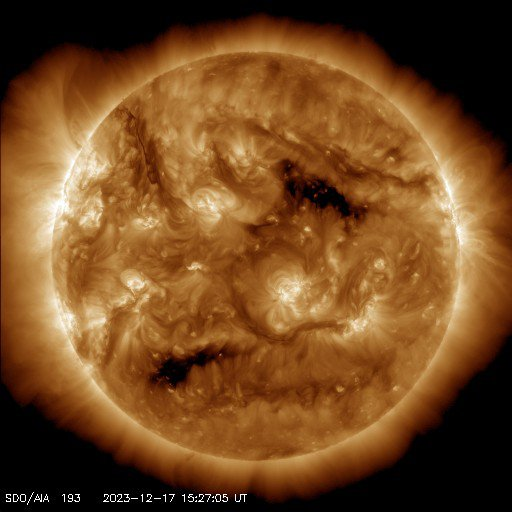
#> input picture 20231217_152705-latest_512_0193.jpg, 512 x 512 px; its folder holds only this picture in this run
$ python -i opencv_remove_aia_text.py   (imports and definitions only)
#> lines starting #> are read from the running program, lines starting #| are printed output that depends on the picture; after the words box and inside, x2 and y2 are one past the last pixel; in counts of white or black regions, pixels touching at a corner belong together
#> further down, picture is the input picture: shape (512, 512, 3); mean B, G, R 33.8, 74, 116.8
import cv2
import numpy as np

# def remove_text_inpainting(input_image_path, output_image_path):
#     # Read the image
#     image = cv2.imread(input_image_path)

#     # Define the region to be inpainted (adjust as needed)
#     mask_position = (0, image.shape[0] - 20, image.shape[1], image.shape[0])

#     # Create a mask
#     mask = np.zeros((image.shape[0], image.shape[1]), dtype=np.uint8)
#     mask[mask_position[1]:mask_position[3], mask_position[0]:mask_position[2]] = 255

#     # Perform inpainting
#     result = cv2.inpaint(image, mask, inpaintRadius=5, flags=cv2.INPAINT_TELEA)

#     # Save the result
#     cv2.imwrite(output_image_path, result)

# def remove_text_inpainting(input_image_path, output_image_path):
#     # Read the image
#     image = cv2.imread(input_image_path)

#     # Define the region to be inpainted (adjust as needed)
#     mask_position = (0, image.shape[0] - 20, image.shape[1], image.shape[0])

#     # Create a mask
#     mask = cv2.cvtColor(np.zeros(image.shape[:2], dtype=np.uint8), cv2.COLOR_GRAY2BGR)
#     mask[mask_position[1]:mask_position[3], mask_position[0]:mask_position[2]] = [255, 255, 255]

#     # Perform inpainting
#     result = cv2.inpaint(image, mask[:, :, 0], inpaintRadius=5, flags=cv2.INPAINT_TELEA)

#     # Save the result
#     cv2.imwrite(output_image_path, result)


def opencv_infill_white_pixels_bottom_row(image, rows=20):
    # Read the image
#> called with rows = 20
    mask = image.copy()
    # Clear unimportant bits
    mask[:-rows, :, :] = 0  # Set to black (0, 0, 0)
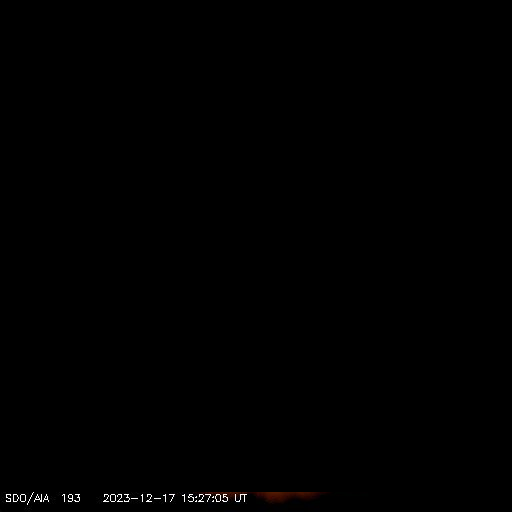
#> mask: shape (512, 512, 3); mean B, G, R 0.5, 0.5, 0.6
    # Define the white color range in RGB
    lower_white = np.array([220, 220, 220], dtype=np.uint8)
    upper_white = np.array([255, 255, 255], dtype=np.uint8)
    # Create a mask for white pixels
    white_mask = cv2.inRange(mask, lower_white, upper_white)
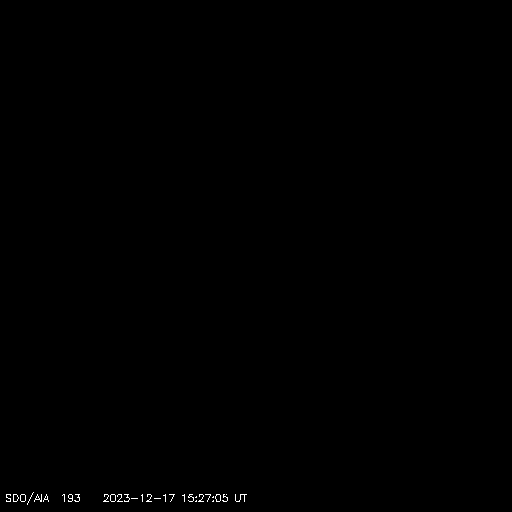
#> white_mask: shape (512, 512); 0.17% white in thin lines or dots, all inside (x1, y1, x2, y2) = (6, 492, 247, 505)
    # Extract white pixels using the mask
    white_pixels = cv2.bitwise_and(image, image, mask=white_mask)
    inpaintmask = cv2.cvtColor(white_pixels, cv2.COLOR_BGR2GRAY)
    return cv2.inpaint(image, inpaintmask, inpaintRadius=5, flags=cv2.INPAINT_TELEA)

def opencv_remove_timestamp(input_image_path, output_image_path):
    input = cv2.imread(input_image_path)
    output = opencv_infill_white_pixels_bottom_row(input)
    cv2.imwrite(output_image_path, output)


# import required module
import os
# assign directory
directory = 'data'

# iterate over files in
# that directory
# [6 lines not run here, left out]

>>> import cv2
>>> picture = cv2.imread('20231217_152705-latest_512_0193.jpg')
>>> result = opencv_infill_white_pixels_bottom_row(picture)
